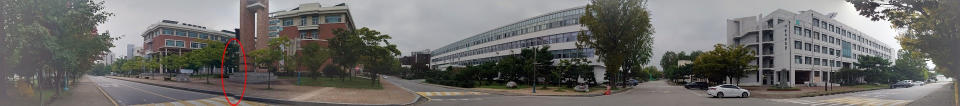
#> input picture panoramas/imgs/DSC_2258-PANO-hl.jpg, 1920 x 211 px, given in place of lake_500_0.jpg, which was not available (shown at 1/2 size)
$ python main.py   (older library calls are emulated)
#> lines starting #> are read from the running program, lines starting #| are printed output that depends on the picture
### ar/ref/sift.py
from PIL import Image
import os
from numpy import *
from pylab import *


def process_image(imagename,resultname,params="--edge-thresh 10 --peak-thresh 5"):
    """ Process an image and save the results in a file. """
#> called with imagename = 'imgs/lake_500_0.jpg', resultname = 'imgs/lake_500_0.sift', params = '--edge-thresh 10 --peak-thresh 5'

    if imagename[-3:] != 'pgm':
        # create a pgm file
        im = Image.open(imagename).convert('L')
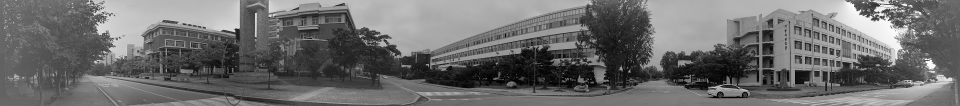
#> im: PIL image 1920x211 L (shown at 1/2 size); min 0, max 255, mean 108.6
        im.save('tmp.pgm')
        imagename = 'tmp.pgm'

    cmmd = str("sift "+imagename+" --output="+resultname+
                " "+params)
    cmmd = str("./sift <"+imagename+" >"+resultname)

    os.system(cmmd)
    print 'processed', imagename, 'to', resultname


# [5 lines left out: function read_features_from_file, not called in this run]


def write_features_to_file(filename,locs,desc):
    """ Save feature location and descriptor to file. """
    savetxt(filename,hstack((locs,desc)))


# [96 lines left out: functions plot_features, match, appendimages, plot_matches, match_twosided, not called in this run]

### panoramas/main.py
# function to convert the matches to hom. points
from PIL import Image
from numpy import *
from scipy.misc import imsave

from ref import sift, homography, warp


def read_features_from_file(filename):
    """ Read feature properties and return in matrix form. """

    with open(filename, "r") as f:
        contents = f.read()
    a = contents.split()
    a = [float(o) for o in a]
    a = array(a[2:])  # remove 2 two index
    a = a.reshape((-1, 4 + 128))
    return a[:, :4], a[:, 4:]  # feature locations, descriptors


N = 5
h = 'lake_500'
featname = ['imgs/{}_{}.sift'.format(h, i) for i in range(N)]
imname = ['imgs/{}_{}.jpg'.format(h, i) for i in range(N)]
l = {}
d = {}
for i in range(5):
    sift.process_image(imname[i], featname[i])
    l[i], d[i] = read_features_from_file(featname[i])
#> pass 2 of the loop `for i in range(5):`:
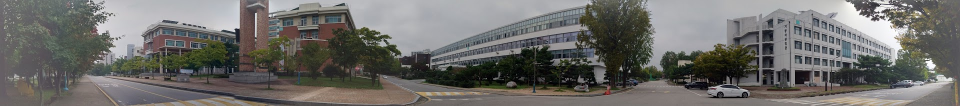
#> input picture panoramas/imgs/DSC_2258-PANO.jpg, 1920 x 211 px, given in place of lake_500_1.jpg, which was not available (shown at 1/2 size)
#> in process_image (call 2), `im = Image.open(imagename).convert('L')`:
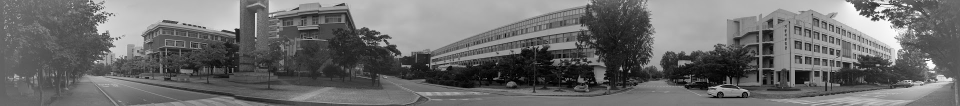
#> im: PIL image 1920x211 L (shown at 1/2 size); min 0, max 255, mean 108.6
#> (the run stopped early here; a loop or call above may not have finished)
